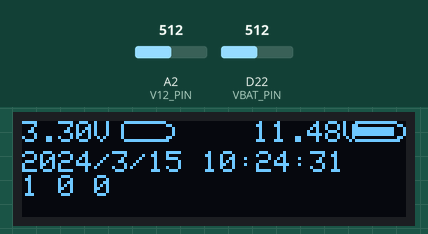
Recording of a sketch running on a simulated Arduino MKR. On the bench: 128×32 one-colour display. The inputs (shaded band) are chosen by the test bench; at power-on: A2 (V12_PIN) = 512, D22 (VBAT_PIN) = 512. The display library's start-up logo is not drawn; the local clock reads 2024-03-15 10:24:30 at power-on unless the sketch sets it; storage starts empty.

Above: at 1.1 s.
At 61.2 s:
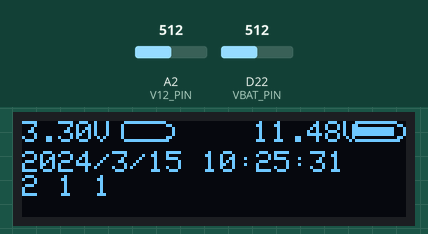
At 121.2 s:
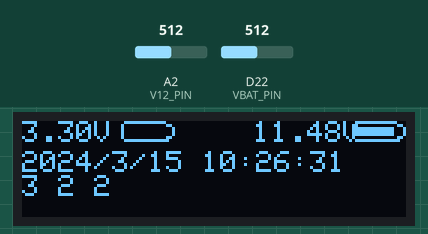

Measured:
- what the display in image 0 shows lasts 60.0 s, from 1.1 s to 61.1 s

The sketch:

BatteryLogger.ino
```cpp
#include <Wire.h>
#include <Adafruit_GFX.h>
#include <Adafruit_SSD1306.h>
#include "RTClib.h"
#include <RTCZero.h>
#include <SPI.h>
#include <SD.h>

const int cardSelect = 4;

#define BOARD_LED_PIN             13
#define VBAT_PIN                  A7
#define V12_PIN                   A2
#define SamplesPerCycle 30
#define SamplesPerFile 1440

#define OLED_RESET 4
Adafruit_SSD1306 display(OLED_RESET);
RTC_DS3231 offboard_rtc;

/* Create an rtc object */
RTCZero rtc;

char filename[15];
File logfile;
unsigned int CurrentCycleCount;  // Num of smaples in current cycle, before uSD flush call
unsigned int CurrentFileCount;   // Num of samples in current file
unsigned int totalCount;

#define BATTTEXT_STARTX     77
#define BATTTEXT_STARTY     0
#define BATTICON_STARTX_OFFSET     33
#define BATTICON_STARTY     0
#define BATTICON_WIDTH      18
#define BATTICON_BARWIDTH3  ((BATTICON_WIDTH - 6) / 3)

void renderBattery (float battery, int startX)
{

  int BATTICON_STARTX = startX + BATTICON_STARTX_OFFSET;

  // Render the voltage in text
  display.setCursor(startX, BATTTEXT_STARTY);
  display.print(battery, 2);
  display.println("V");

  // Draw the base of the battery
  display.drawLine( BATTICON_STARTX + 1,
            BATTICON_STARTY,
            BATTICON_STARTX + BATTICON_WIDTH - 4,
            BATTICON_STARTY,
            WHITE);
  display.drawLine( BATTICON_STARTX,
            BATTICON_STARTY + 1,
            BATTICON_STARTX,
            BATTICON_STARTY + 5,
            WHITE);
  display.drawLine( BATTICON_STARTX + 1,
            BATTICON_STARTY + 6,
            BATTICON_STARTX + BATTICON_WIDTH - 4,
            BATTICON_STARTY + 6,
            WHITE);
  display.drawPixel(BATTICON_STARTX + BATTICON_WIDTH - 3,
            BATTICON_STARTY + 1,
            WHITE);
  display.drawPixel(BATTICON_STARTX + BATTICON_WIDTH - 2,
            BATTICON_STARTY + 1,
            WHITE);
  display.drawLine( BATTICON_STARTX + BATTICON_WIDTH - 1,
            BATTICON_STARTY + 2,
            BATTICON_STARTX + BATTICON_WIDTH - 1,
            BATTICON_STARTY + 4,
            WHITE);
  display.drawPixel(BATTICON_STARTX + BATTICON_WIDTH - 2,
            BATTICON_STARTY + 5,
            WHITE);
  display.drawPixel(BATTICON_STARTX + BATTICON_WIDTH - 3,
            BATTICON_STARTY + 5,
            WHITE);
  display.drawPixel(BATTICON_STARTX + BATTICON_WIDTH - 3,
            BATTICON_STARTY + 6,
            WHITE);

  // Draw the appropriate number of bars
  if (battery > 4.26F)
  {
    // USB (Solid Rectangle)
    display.fillRect(BATTICON_STARTX + 2,     // X
             BATTICON_STARTY + 2,     // Y
             BATTICON_BARWIDTH3 * 3,  // W
             3,                       // H
             WHITE);
  }
  else if ((battery <= 4.26F) && (battery >= 4.1F))
  {
    // Three bars
    for (uint8_t i = 0; i < 3; i++)
    {
      display.fillRect(BATTICON_STARTX + 2 + (i * BATTICON_BARWIDTH3),
               BATTICON_STARTY + 2,
               BATTICON_BARWIDTH3 - 1,
               3,
               WHITE);
    }
  }
  else if ((battery < 4.1F) && (battery >= 3.8F))
  {
    // Two bars
    for (uint8_t i = 0; i < 2; i++)
    {
      display.fillRect(BATTICON_STARTX + 2 + (i * BATTICON_BARWIDTH3),
               BATTICON_STARTY + 2,
               BATTICON_BARWIDTH3 - 1,
               3,
               WHITE);
    }
  }
  else if ((battery < 3.8F) && (battery >= 3.4F))
  {
    // One bar
    display.fillRect(BATTICON_STARTX + 2,
             BATTICON_STARTY + 2,
             BATTICON_BARWIDTH3 - 1,
             3,
             WHITE);
  }
  else
  {
    // No bars
  }
}

float getVbat()
{
  float vbatFloat = 0.0F;
  // Read the analog in value:
  vbatFloat = analogRead(VBAT_PIN);
  vbatFloat = analogRead(VBAT_PIN);
  // 10k/10k divider.
  vbatFloat *= 2.0F;
  vbatFloat *= 3.3F;
  vbatFloat /= 1024.0F;

  return vbatFloat;
}

float getV12()
{
  float v12Float = 0.0F;
  // Read the analog in value:
  v12Float = analogRead(V12_PIN);
  v12Float = analogRead(V12_PIN);

  // 480/2.7k divider.
  v12Float *= 6.96F;
  v12Float *= 3.3F;
  v12Float /= 1024.0F;
  return v12Float;
}

void setup()
{
  totalCount = 0;
  //Serial.begin(9600);
  // Wait for Serial Monitor
//  while(!Serial) delay(1);

  if (! offboard_rtc.begin()) {
    //Serial.println("Couldn't find RTC");
    //while (1);
  }

  if (offboard_rtc.lostPower()) {
    //Serial.println("RTC lost power, lets set the time!");
    // following line sets the RTC to the date & time this sketch was compiled
    offboard_rtc.adjust(DateTime(F(__DATE__), F(__TIME__)));
    // This line sets the RTC with an explicit date & time, for example to set
    // January 21, 2014 at 3am you would call:
    // rtc.adjust(DateTime(2014, 1, 21, 3, 0, 0));
  }

  rtc.begin();
  DateTime now = offboard_rtc.now();
  rtc.setTime(now.hour(), now.minute(), now.second());
  rtc.setDate(now.day(), now.month(), now.year());

  //rtc.setAlarmTime(00, 00, 10);
  //rtc.enableAlarm(rtc.MATCH_SS);

  // Setup the LED pin
  //pinMode(BOARD_LED_PIN, OUTPUT);

  // Setup the OLED display
  display.begin(SSD1306_SWITCHCAPVCC, 0x3C);  // initialize with the I2C addr 0x3C (for the 128x32)
  display.display();
  delay(1000);

  // Clear the buffer.
  display.clearDisplay();
  display.setTextSize(1);
  display.setTextColor(WHITE);
  display.display();

 strcpy(filename, "ANALOG00.CSV");   // Template for file name, characters 6 & 7 get set automatically later
  CreateFile();
}

void loop()
{
  display.clearDisplay();
  // Update the battery level
  float v1 = getVbat();
  renderBattery(v1, 0);
  float v2 = getV12();
  renderBattery(v2, BATTTEXT_STARTX);

  DateTime now = offboard_rtc.now();
  display.setCursor(0, 10);
  display.print(now.year(), DEC);
  display.print('/');
  display.print(now.month(), DEC);
  display.print('/');
  display.print(now.day(), DEC);
  display.print(" ");
  display.print(now.hour(), DEC);
  display.print(':');
  display.print(now.minute(), DEC);
  display.print(':');
  display.print(now.second(), DEC);
  display.println();
  totalCount += 1;
  display.print(totalCount);
  display.print(" ");
  display.print(CurrentCycleCount);
  display.print(" ");
  display.print(CurrentFileCount);
  display.display();
  //digitalWrite(BOARD_LED_PIN, HIGH);
  //delay(100);
  //digitalWrite(BOARD_LED_PIN, LOW);
  //delay(100);
  CurrentCycleCount += 1;       //  Increment samples in current uSD flush cycle
  CurrentFileCount += 1;        //  Increment samples in current file

  logfile.print(now.unixtime());
  logfile.print(",");
  logfile.print(v1, 2);
  logfile.print(",");
  logfile.println(v2, 2);

  //  Code to limit the number of power hungry writes to the uSD
  //  Don't sync too often - requires 2048 bytes of I/O to SD card. 512 bytes of I/O if using Fat16 library
  //  But this code forces it to sync at a fixed interval, i.e. once per hour etc depending on what is set.
  if( CurrentCycleCount >= SamplesPerCycle ) {
    logfile.flush();
    CurrentCycleCount = 0;
  }

  // Code to increment files limiting number of lines in each hence size, close the open file first.
  if( CurrentFileCount >= SamplesPerFile ) {
    if (logfile != NULL) {//(logfile.isOpen()) {
      logfile.close();
    }
    CreateFile();
    CurrentFileCount = 0;
  }

  //rtc.standbyMode();
  delay(60000);
}

void CreateFile()
{
  // see if the card is present and can be initialized:
  if (!SD.begin(cardSelect)) {
    return;
  }

  for (uint8_t i = 0; i < 100; i++) {
    filename[6] = '0' + i/10;
    filename[7] = '0' + i%10;
    // create if does not exist, do not open existing, write, sync after write
    if (! SD.exists(filename)) {
      break;
    }
  }

  logfile = SD.open(filename, FILE_WRITE);
  if( ! logfile ) {
  }
}
```
